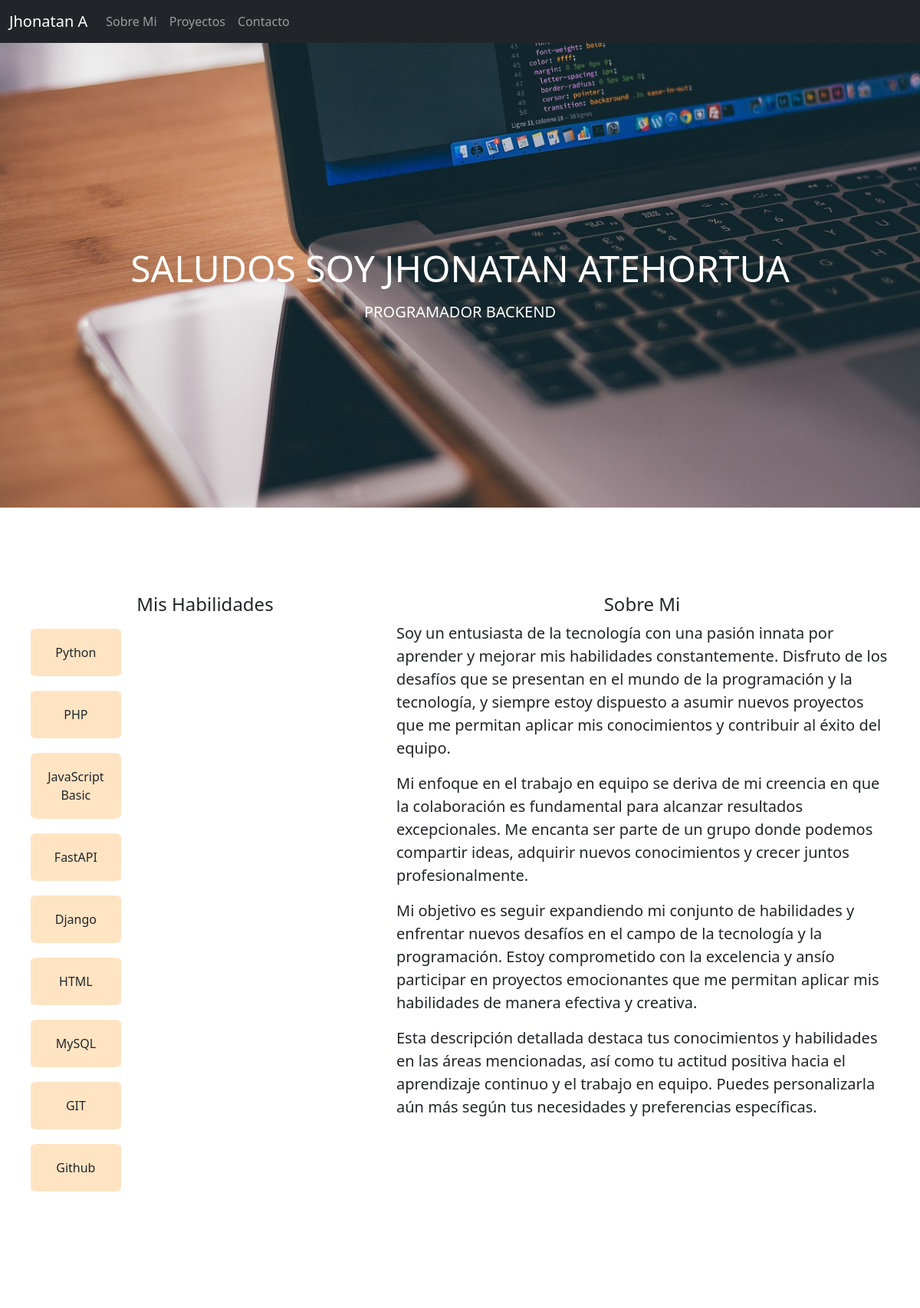
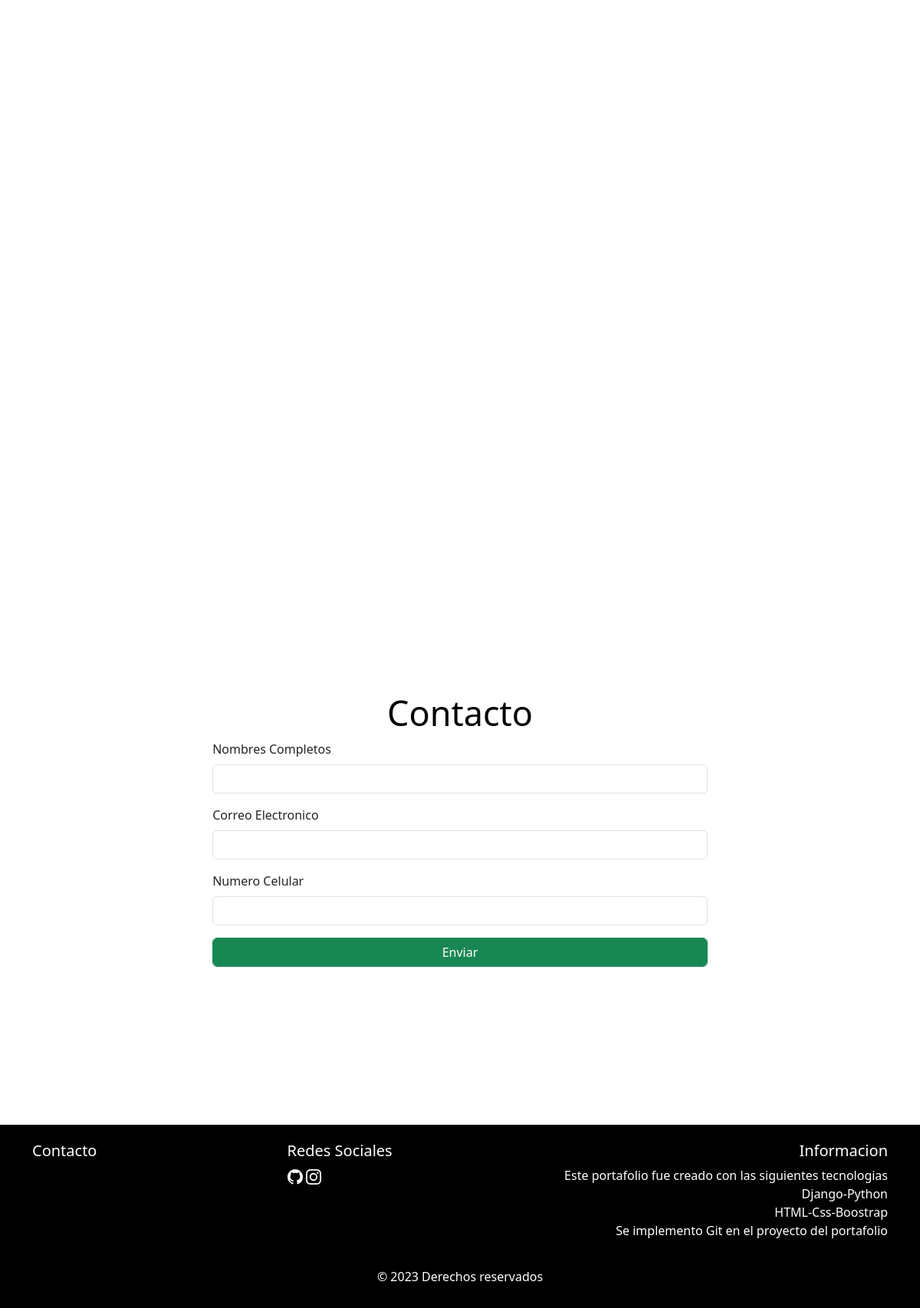
The page / on the database its author committed (2 pictures, top to bottom).
### Portafolio/models.py (models this page shows)
class Usuario(models.Model):
    Codigo = models.IntegerField(primary_key=True,default=0)
    PrimerNombre = models.CharField(max_length=100,null=True)
    PrimerApellido = models.CharField(max_length=100,null=True)
    Correo = models.EmailField(max_length=100,null=True)
    Url_Git = models.TextField(null=True)
    Url_Instagram = models.TextField(null=True)
    def __str__(self) -> str:
        return f"{self.PrimerNombre} {self.PrimerApellido}"
    def ObtenerInfoUsuario():
        Info = Usuario.objects.all()
        return Info

class Habilidades(models.Model):
    id = models.AutoField(primary_key=True)
    CodigoU = models.ForeignKey(Usuario,on_delete=models.CASCADE,null=True)
    Nombre = models.CharField(max_length=100)
    def __str__(self) -> str:
        return self.Nombre
    def ObtenerHabilidadesUsuario():
        Info = Habilidades.objects.all()
        return Info

### Portafolio/views.py (the view, shortened to what this page needs)
# urls.py: path('',Inicio)
def Inicio(request):
    InfoUsuario = Usuario.ObtenerInfoUsuario()
    HabilidadesU = Habilidades.ObtenerHabilidadesUsuario()
    formulario = Contactanos()
    return render(request,'Portafolio/Inicio.html',{'Formulario':formulario,'InfoU':InfoUsuario,'Habilidades':HabilidadesU})

### Portafolio/form.py
class Contactanos(forms.Form):
    nombre=forms.CharField(required=True,label="Nombres Completos")
    correo = forms.CharField(required=True,label="Correo Electronico")
    telefono = forms.IntegerField(required=True,label="Numero Celular")

### Templates/Portafolio/Inicio.html (shortened to what this page needs)
{% load static %}
<!DOCTYPE html>
<html lang="en">
<head>
    <link href="https://cdn.jsdelivr.net/npm/bootstrap@5.3.2/dist/css/bootstrap.min.css" rel="stylesheet"
>
    <link rel="stylesheet" href="{% static 'css/estilos.css'%}">
</head>
<body>
    <nav class="navbar fixed-top navbar-expand-lg bg-dark" data-bs-theme="dark">
        <div class="container-fluid">
            <a class="navbar-brand" href="#">Jhonatan A</a>
            <div class="collapse navbar-collapse" id="navbarNav">
                <ul class="navbar-nav">
                    <li class="nav-item">
                        <a class="nav-link" href="#SobreMi">Sobre Mi</a>
                    </li>
                    <li class="nav-item">
                        <a class="nav-link" href="#Proyectos">Proyectos</a>
                    </li>
                    <li class="nav-item">
                        <a class="nav-link" href="#Formulario">Contacto</a>
                    </li>
                </ul>
            </div>
        </div>
    </nav>
    <header>
        <div class="container ImgConte">
            <div class="row ">
                <div class="col-lg-12 ContenedorInfor">
                    <div class="Presentacion">
                        <p class="display-5 A">SALUDOS SOY {{InfoU.0}}</p>
                        <p class="h5">PROGRAMADOR BACKEND</p>
                    </div>
                </div>
            </div>
        </div>
    </header>
    <div class="container" id="SobreMi">
        <div class="row ContenedorSobreMi">
            <div class="col-lg-5">
                <h4>Mis Habilidades</h4>
                {% for Habilidad in Habilidades %}
                <div class="row align-items-start d-flex">
                    <div class="col-3 ">
                        {{Habilidad}}
                    </div>
                </div>
                {% endfor %}
            </div>
            <div class="col-lg-7 Info">
                <h4>Sobre Mi</h4>
                <p class="fs-5">
                    Soy un entusiasta de la tecnología con una pasión innata por aprender y mejorar mis habilidades
                    constantemente. Disfruto de los desafíos que se presentan en el mundo de la programación y la
                    tecnología, y siempre estoy dispuesto a asumir nuevos proyectos que me permitan aplicar mis
                    conocimientos y contribuir al éxito del equipo.
                </p>
                <p class="fs-5">
                    Mi enfoque en el trabajo en equipo se deriva de mi creencia en que la colaboración es fundamental
                    para alcanzar resultados excepcionales. Me encanta ser parte de un grupo donde podemos compartir
                    ideas, adquirir nuevos conocimientos y crecer juntos profesionalmente.
                </p>
                <p class="fs-5">
                    Mi objetivo es seguir expandiendo mi conjunto de habilidades y enfrentar nuevos desafíos en el campo
                    de la tecnología y la programación. Estoy comprometido con la excelencia y ansío participar en
                    proyectos emocionantes que me permitan aplicar mis habilidades de manera efectiva y creativa.
                </p>
                <p class="fs-5">
                    Esta descripción detallada destaca tus conocimientos y habilidades en las áreas mencionadas, así
                    como tu actitud positiva hacia el aprendizaje continuo y el trabajo en equipo. Puedes personalizarla
                    aún más según tus necesidades y preferencias específicas.
                </p>
            </div>
        </div>
    </div>
    <div class="container" id="Proyectos">
        <div class="row Proyectos">
            <div id="carouselExampleCaptions" class="carousel slide">
                <div class="carousel-indicators">
                    <button type="button" data-bs-target="#carouselExampleCaptions" data-bs-slide-to="0" class="active"
                        aria-current="true" aria-label="Slide 1"></button>
                    <button type="button" data-bs-target="#carouselExampleCaptions" data-bs-slide-to="1"
                        aria-label="Slide 2"></button>
                    <button type="button" data-bs-target="#carouselExampleCaptions" data-bs-slide-to="2"
                        aria-label="Slide 3"></button>
                    <button type="button" data-bs-target="#carouselExampleCaptions" data-bs-slide-to="3"
                        aria-label="Slide 4"></button>
                </div>
                <div class="carousel-inner">
                    <div class="carousel-item active">
                        <img src="{% static 'img/Basic_html.png' %}" class="d-block w-100" alt="...">
                        <div class="carousel-caption d-none d-md-block">
                            <h5>Pagina Web Html, Css, Bootstrap </h5>
                            <p>Es una pagina web que se encarga de comercializar relojes</p>
                        </div>
                    </div>
                </div>
                <button class="carousel-control-prev" type="button" data-bs-target="#carouselExampleCaptions"
                    data-bs-slide="prev">
                    <span class="carousel-control-prev-icon" aria-hidden="true"></span>
                </button>
                <button class="carousel-control-next" type="button" data-bs-target="#carouselExampleCaptions"
                    data-bs-slide="next">
                    <span class="carousel-control-next-icon" aria-hidden="true"></span>
                </button>
            </div>
        </div>
    </div>
    <div class="container" id="Formulario">
        <div class="row Formulario">
            <div class="col-lg-12">
                <h3>Contacto</h3>
            </div>
            <div class="col-lg-12">
                <form action="" method="post">
                    {% for fields in Formulario %}
                    <div class="mb-3">
                        <label for="{{fields.label}}" class="form-label">{{fields.label}}</label>
                        <input type="{{fields.field.widget.input_type}}" name="{{fields.name}}" id="{{fields.label}}"
                            class="form-control" placeholder="{{fields.lable}}">
                    </div>
                    {% endfor %}
                    <div class="mb-3">
                        <input type="submit" class="form-control btn btn-success" value="Enviar">
                    </div>
                </form>
            </div>
        </div>
    </div>
    <footer>
        <div class="container Footer">
            <div class="row PiePagina">
                <div class="col-lg-7">
                    <div class="row Redes">
                        <div class="col-lg-6">
                            <h5>Contacto</h5>
                        </div>
                        <div class="col-lg-6">
                            <h5>Redes Sociales</h5>
                        </div>
                    </div>
                </div>
                <div class="col-lg-5">
                    <div class="row Descripcion">
                        <h5>Informacion</h5>
                        <p>Este portafolio fue creado con las siguientes tecnologias <br> Django-Python <br>
                            HTML-Css-Boostrap <br> Se implemento Git en el proyecto del portafolio</p>
                    </div>
                </div>
                <div class="col-lg-12 Derechos">
                    <h6>© 2023 Derechos reservados</h6>
                </div>
            </div>
        </div>
    </footer>
</body>
</html>

### static/css/estilos.css (style rules this page uses)
nav { color: white; }
.ContenedorInfor { padding-top: 2%; text-align: center; padding-bottom: 5%; color: white; }
.ContenedorInfor .Presentacion { margin: 0 auto; padding-top: 16%; padding-bottom: 16%; width: 80%; border-radius: 10%; }
.ContenedorSobreMi { padding-top: 10%; padding-bottom: 10%; }
.ContenedorSobreMi h4 { text-align: center; }
.ContenedorSobreMi .col-3 { padding: 4%; margin: 2%; text-align: center; border-radius: 7%; background-color: bisque; }
.Proyectos { text-align: center; padding-top: 8%; padding-bottom: 15%; }
.Formulario h3 { font-size: 45px; text-align: center; color: rgb(0, 0, 0); }
.Formulario { width: 60%; margin: 0 auto; padding-top: 15%; padding-bottom: 17%; }
footer { background-color: rgb(0, 0, 0); color: white; }
.PiePagina { padding-top: 2%; }
.PiePagina .Descripcion { text-align: end; }
.PiePagina .Derechos { margin-top: 2%; margin-bottom: 2%; text-align: center; }

### Templates/Portafolio/Inicio.html (style rules this page uses)
header { padding-top: 7%; margin-top: 3%; background: url('../static/img/Fondo.jpg'); background-repeat: no-repeat; background-position: center; background-size: cover; }

### rows shown on the page
Usuario: PrimerNombre+PrimerApellido "JHONATAN ATEHORTUA"
Habilidades: Nombre "Python"
Habilidades: Nombre "PHP"
Habilidades: Nombre "JavaScript Basic"
Habilidades: Nombre "FastAPI"
Habilidades: Nombre "Django"
Habilidades: Nombre "HTML"
Habilidades: Nombre "MySQL"
Habilidades: Nombre "GIT"
Habilidades: Nombre "Github"

### other values the page prints
{{ fields.label }} "Nombres Completos" "Correo Electronico" "Numero Celular"
